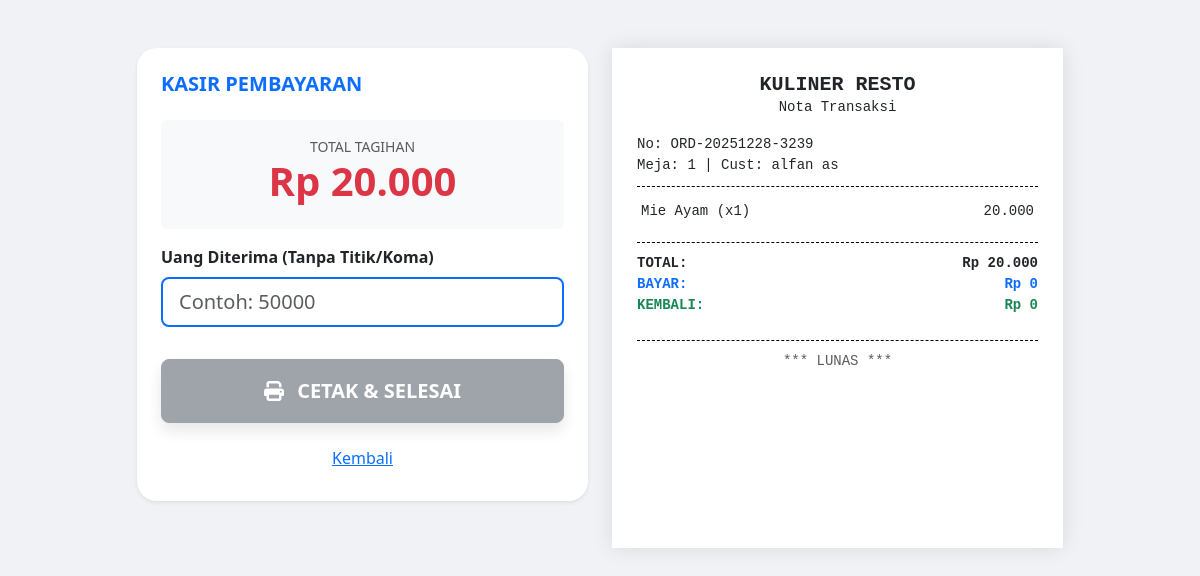
Page /bayar.php?id=8 on the committed database.
### tables this page shows
CREATE TABLE `orders` (
  `id_order` int(11) NOT NULL,
  `kode_order` varchar(200) NOT NULL,
  `pelanggan` varchar(100) DEFAULT NULL,
  `meja` int(11) DEFAULT NULL,
  `pelayan` int(11) DEFAULT NULL,
  `total_bayar` int(11) DEFAULT NULL,
  `uang_diterima` int(11) DEFAULT NULL,
  `uang_kembali` int(11) DEFAULT NULL,
  `waktu_order` timestamp NOT NULL DEFAULT current_timestamp()
);

CREATE TABLE `detail_order` (
  `id_detail` int(11) NOT NULL,
  `id_order` int(11) DEFAULT NULL,
  `menu` int(11) DEFAULT NULL,
  `jumlah` int(11) DEFAULT NULL,
  `catatan` varchar(255) DEFAULT NULL,
  `status` int(11) DEFAULT NULL
);

CREATE TABLE `daftar_menu` (
  `no` int(11) NOT NULL,
  `nama_menu` varchar(100) DEFAULT NULL,
  `keterangan` varchar(255) DEFAULT NULL,
  `kategori` int(11) DEFAULT NULL,
  `harga` int(11) DEFAULT NULL,
  `stok` int(11) DEFAULT NULL
);

### bayar.php (the view, shortened to what this page needs)
<?php
include 'koneksi.php';
$id_order = $_GET['id'];
$query_order = mysqli_query($koneksi, "SELECT * FROM orders WHERE id_order = '$id_order'");
$data_order  = mysqli_fetch_array($query_order);
$query_detail = mysqli_query($koneksi, "SELECT detail_order.*, daftar_menu.nama_menu, daftar_menu.harga
                                        FROM detail_order
                                        JOIN daftar_menu ON detail_order.menu = daftar_menu.no
                                        WHERE detail_order.id_order = '$id_order'");
$total = 0;
$items = [];
while($row = mysqli_fetch_array($query_detail)) {
    $total += ($row['harga'] * $row['jumlah']);
    $items[] = $row;
}
?>
<!DOCTYPE html>
<html lang="id">
<head>
    <link href="https://cdn.jsdelivr.net/npm/bootstrap@5.3.0/dist/css/bootstrap.min.css" rel="stylesheet">
</head>
<body>
<div class="container py-5">
    <div class="row justify-content-center">
        <div class="col-md-5 no-print mb-4">
            <div class="card border-0 shadow-sm p-4" style="border-radius: 20px;">
                <h5 class="fw-bold mb-4 text-primary">KASIR PEMBAYARAN</h5>
                <div class="mb-3 text-center bg-light p-3 rounded">
                    <label class="small text-muted d-block">TOTAL TAGIHAN</label>
                    <h1 class="fw-bold text-danger">Rp <?= number_format($total, 0, ',', '.') ?></h1>
                </div>
                <div class="mb-4">
                    <label class="fw-bold mb-2">Uang Diterima (Tanpa Titik/Koma)</label>
                    <input type="number" id="input_bayar" class="form-control form-control-lg border-2 border-primary"
                           placeholder="Contoh: 50000" oninput="hitungOtomatis(this.value, <?= $total ?>)" autofocus>
                </div>
                <button id="btn_cetak" onclick="simpanDanCetak(<?= $total ?>)" class="btn btn-secondary btn-lg w-100 fw-bold py-3 shadow" disabled>
                    <i class="fas fa-print me-2"></i> CETAK & SELESAI
                </button>
                <a href="transaksi.php" class="btn btn-link w-100 mt-3 no-print">Kembali</a>
            </div>
        </div>
        <div class="col-md-5">
            <div class="receipt-paper">
                <div class="text-center">
                    <h5 class="fw-bold mb-0">KULINER RESTO</h5>
                    <p class="small">Nota Transaksi</p>
                </div>
                <div class="small mt-3">
                    <div>No: <?= $data_order['kode_order'] ?></div>
                    <div>Meja: <?= $data_order['meja'] ?> | Cust: <?= $data_order['pelanggan'] ?></div>
                </div>
                <div class="line"></div>
                <table class="table table-borderless table-sm small">
                    <?php foreach($items as $item) { ?>
                    <tr>
                        <td><?= $item['nama_menu'] ?> (x<?= $item['jumlah'] ?>)</td>
                        <td class="text-end"><?= number_format($item['harga'] * $item['jumlah'], 0, ',', '.') ?></td>
                    </tr>
                    <?php } ?>
                </table>
                <div class="line"></div>
                <div class="small fw-bold">
                    <div class="d-flex justify-content-between"><span>TOTAL:</span><span>Rp <?= number_format($total, 0, ',', '.') ?></span></div>
                    <div class="d-flex justify-content-between text-primary"><span>BAYAR:</span><span id="struk_bayar">Rp 0</span></div>
                    <div class="d-flex justify-content-between text-success"><span>KEMBALI:</span><span id="struk_kembali">Rp 0</span></div>
                </div>
                <div class="line mt-4"></div>
                <div class="text-center small text-muted italic">*** LUNAS ***</div>
            </div>
        </div>
    </div>
</div>
</body>
</html>

### bayar.php (style rules this page uses)
body { background: #f0f2f5; }
.receipt-paper { background: #fff; padding: 25px; box-shadow: 0 0 20px rgba(0,0,0,0.1); font-family: 'Courier New', Courier, monospace; min-height: 500px; }
.line { border-top: 1px dashed #000; margin: 10px 0; }

### rows in the picture
orders: kode_order "ORD-20251228-3239", meja "1", pelanggan "alfan as"
detail_order: menu.nama_menu "Mie Ayam", jumlah "1", $item['harga'] * $item['jumlah'] "20.000"

### other values in the picture
$total "20.000"
